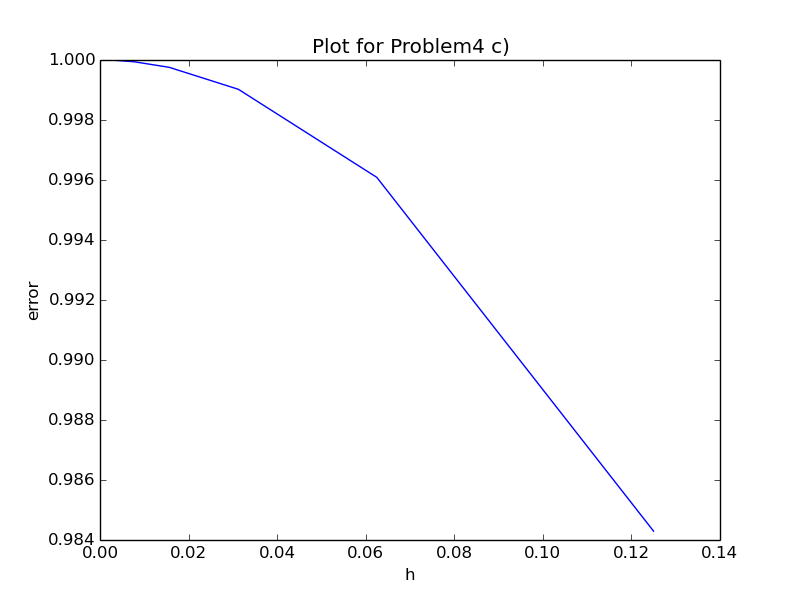

This chart was generated by the following Python code:
from __future__ import division
import numpy as np
import scipy as sp
import scipy.optimize as opt
import matplotlib.pyplot as plt
from problem4_b import df

k = range(3,21)
h = np.zeros(18) - k
for i in range(18):
	h[i] = 2**h[i]

def plot_init():
	plt.clf()
	plt.xlabel("h")
	plt.ylabel("error")
	plt.title("Plot for Problem4 c)")
	plt.hold(True)

def plot_draw(X, Y):
	plt.plot(X, Y)

def dfr(x):
	return np.cos(x)

def func(x):
	return np.sin(x)

def measure(f, h):
	x = -1 + h
	x_arr = []
	error_arr = []
	while x < 1:
		x_arr.append(x)
		error = abs(df(f, x, h) - dfr(x))
		error_arr.append(error)
		x += h
	return x_arr, np.max(error_arr)

error = []
for i in range(18):
	x_i, error_i = measure(func, h[i])
	error.append(error_i)

plot_init()
plot_draw(h, error)

plt.savefig("problem4_c.png")